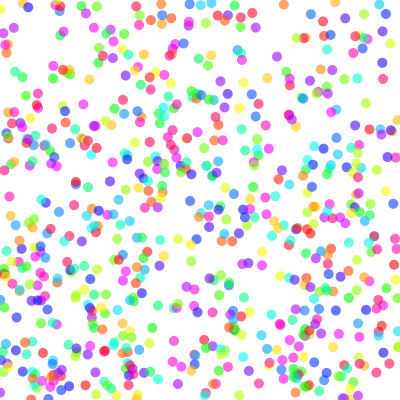
Frame 1 (no input)
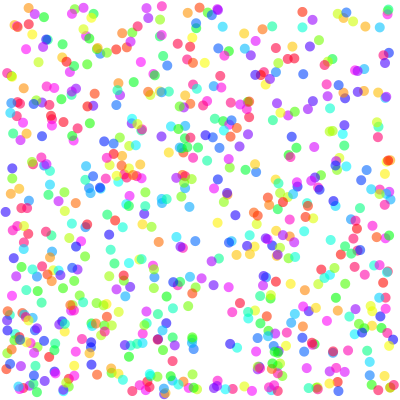
Frame 60 (the mouse pressed at the canvas centre just before this capture)
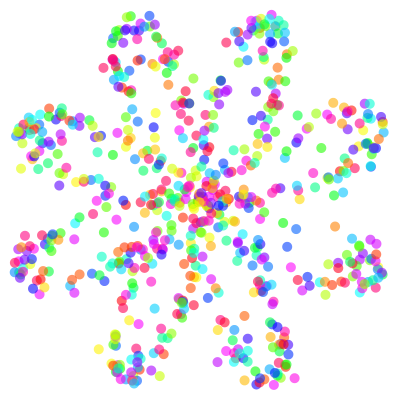
Frame 120 (the mouse held since frame 60 and released just before this capture)

The Processing sketch that drew these frames (run headless with seeded random() and noise(); from frame 60 on, the mouse is pressed at the canvas centre):

// Processing sketch: processing_101175
// ── processing_101175.pde

Circle[] circles = new Circle[700];

void setup() {
  size(400, 400);
  colorMode(HSB, 360, 100, 100);
  background(360);

  for (int i = 0 ; i < circles.length;i++) {
    circles[i] = new Circle();
  }

  noStroke();
}

void draw() {
  background(360);

  for (int i = 0 ; i < circles.length;i++) {
    circles[i].move();
    circles[i].display();
  }
}

class Circle {
  int r = 10;

  float default_x = random(width);
  float default_y = random(height);
  float goal_x;
  float goal_y;
  float x;
  float y;
  float hue = random(360);
  float t = random(TWO_PI);

  float spd_x = random(0.5, 1);
  float spd_sign_x;
  float spd_y = random(0.5, 1);
  float spd_sign_y;

  float easing_x = random(0.03, 0.07); 
  float easing_y = random(0.03, 0.07); 

  float n = 20;
  float d = 5;

  Circle() {
    x = default_x;
    y = default_y;

    goal_x = calc_x(t);
    goal_y = calc_y(t);

    if (random(1) >= 0.5) {
      spd_sign_x = 1;
    } else {
      spd_sign_x = -1;
    }

    if (random(1) >= 0.5) {
      spd_sign_y = 1;
    } else {
      spd_sign_y = -1;
    }
  }

  void move() {
    if (mousePressed == true) {
      x += (goal_x - x) * easing_x;
      y += (goal_y - y) * easing_y;
    } else {
      default_x += spd_sign_x * spd_x;
      default_y += spd_sign_y * spd_y;

      if (default_x < 0 || default_x > width) {
        spd_sign_x *= -1;
      }
      if (default_y < 0 || default_y > height) {
        spd_sign_y *= -1;
      }

      x += (default_x - x) * easing_x;
      y += (default_y - y) * easing_y;
    }
  }

  void display() {
    fill(hue, 100, 100, 150);
    ellipse(x, y, r, r);
  }

  float calc_x(float flower_t) {
    float flower_x;
    float R = 200 * sin(flower_t * n / d);

    flower_x = width/2 + R * cos(flower_t);

    return flower_x;
  }

  float calc_y(float flower_t) {
    float flower_y;
    float R = 200 * sin(flower_t * n / d);

    flower_y = height/2 + R * sin(flower_t); 
    return flower_y;
  }
}
